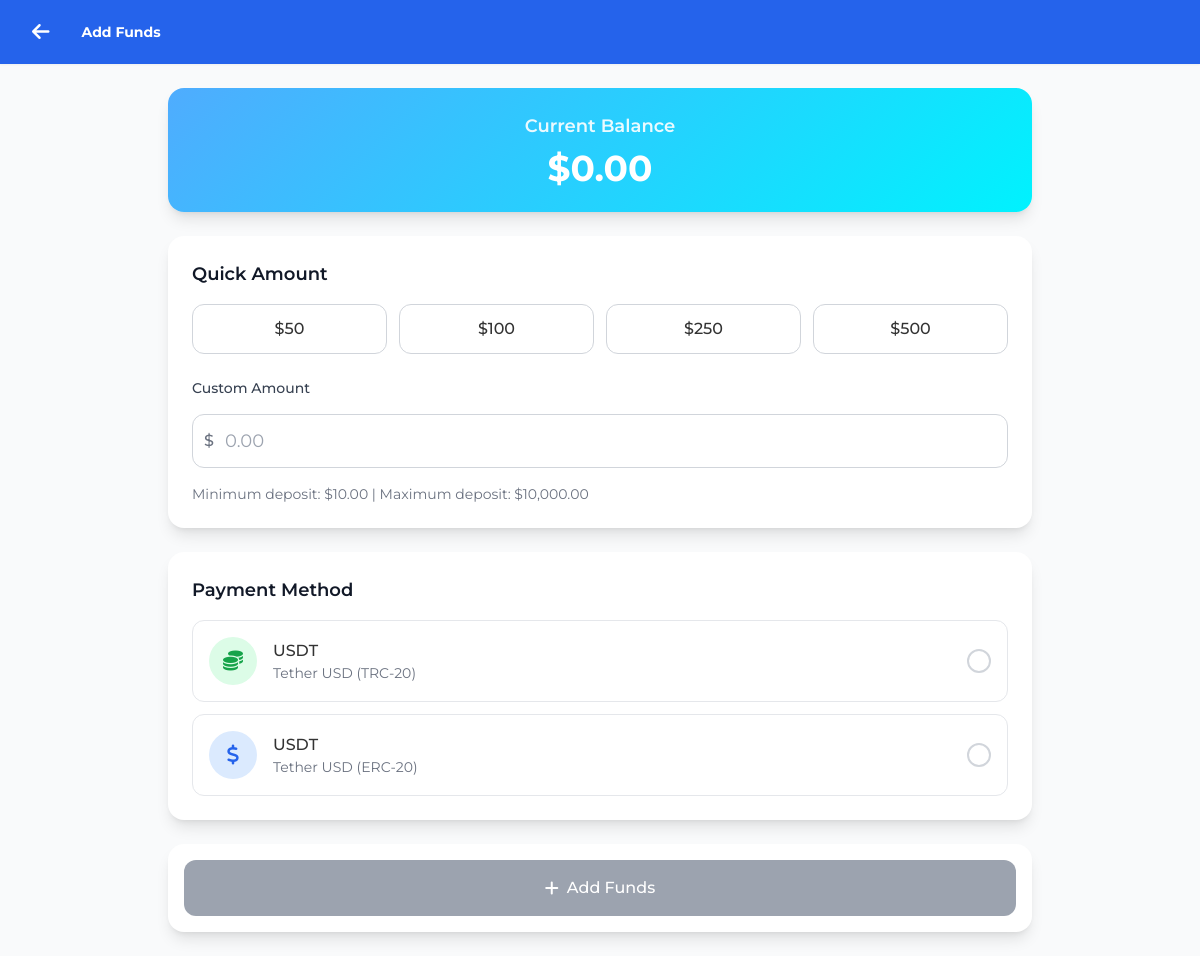
The page /deposit (signed in) on the database as committed earlier.
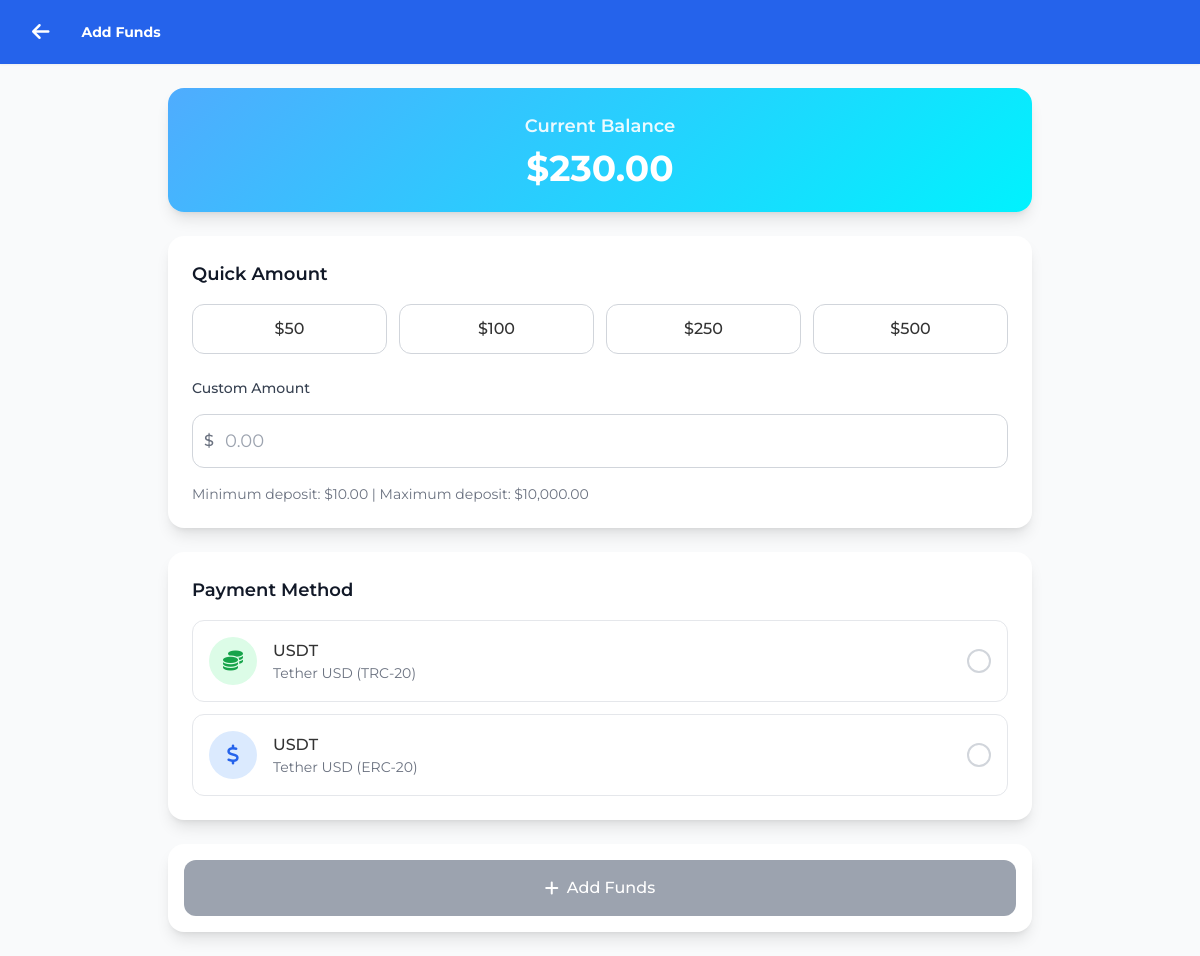
The same page on the database as committed later.
### hotel_app/models.py (models this page shows, shortened)
class User(db.Model, UserMixin):
    id = db.Column(db.Integer, primary_key=True)
    nickname = db.Column(db.String(80))
    user_id = db.Column(db.String(6), unique=True)
    agent_id = db.Column(db.String(6), unique=True)
    contact = db.Column(db.String(20))
    invitation_code = db.Column(db.String(20))
    member_points = db.Column(db.Integer, default=0)
    balance = db.Column(db.Float, default=0.0)
    vip_level = db.Column(db.String(10), default='VIP0')
    withdrawal_password = db.Column(db.String(100))
    password_hash = db.Column(db.String(100))
    is_active = db.Column(db.Boolean, default=False)
    created_at = db.Column(db.DateTime, default=datetime.utcnow)
    reservations = db.relationship('Reservation', backref='user', lazy=True)
    deposit_requests = db.relationship('DepositRequest', backref='user', lazy=True)
    withdrawal_requests = db.relationship('WithdrawalRequest', backref='user', lazy=True)

### hotel_app/routes.py (the view, shortened to what this page needs)
@app.route('/deposit', methods=['GET', 'POST'])
def deposit():
    if 'user_id' not in session:
        return redirect(url_for('login'))
    user = User.query.get(session['user_id'])
    return render_template('deposit.html', user=user)

### hotel_app/__init__.py (called while the page is built)
@login_manager.user_loader
def load_user(user_id):
    return User.query.get(int(user_id))

### hotel_app/routes.py (called while the page is built)
@app.before_request
def check_admin_routes():
    if request.endpoint and request.endpoint.startswith('admin_') and request.endpoint != 'admin_login':
        if 'admin_id' not in session:
            return redirect(url_for('admin_login'))

### hotel_app/templates/deposit.html (shortened to what the changed rows need)
<!DOCTYPE html>
<html lang="en">
    <head>
        <link rel="stylesheet" href="https://cdnjs.cloudflare.com/ajax/libs/font-awesome/6.4.0/css/all.min.css">
        <link rel="stylesheet" href="{{ url_for('static', filename='css/user.css') }}">
        <link rel="stylesheet" href="{{ url_for('static', filename='css/translate.css') }}">
        <script src="https://cdn.tailwindcss.com"></script>
    </head>
    <body class="bg-gray-50 min-h-screen">
        <header class="sticky h-16 top-0 z-50 bg-[#2563eb] shadow-sm py-2 md:py-4 px-4 md:px-8">
            <div class="flex items-center justify-start gap-8 text-white h-full">
                <h1 class="text-white text-sm md:text-md font-bold">Add Funds</h1>
            </div>
        </header>
        <div class="max-w-4xl mx-auto px-4 py-6 space-y-6">
            <div class="deposit-gradient rounded-2xl shadow-lg p-6 text-white">
                <div class="text-center">
                    <div class="mt-2">
                        <span class="text-3xl md:text-4xl font-bold">${{ "%.2f"|format(user.balance) }}</span>
                    </div>
                </div>
            </div>
        </div>
    </body>
</html>

Rows that differ between the two databases and show on the page:
changed User: balance "0.00" → "230.00"
